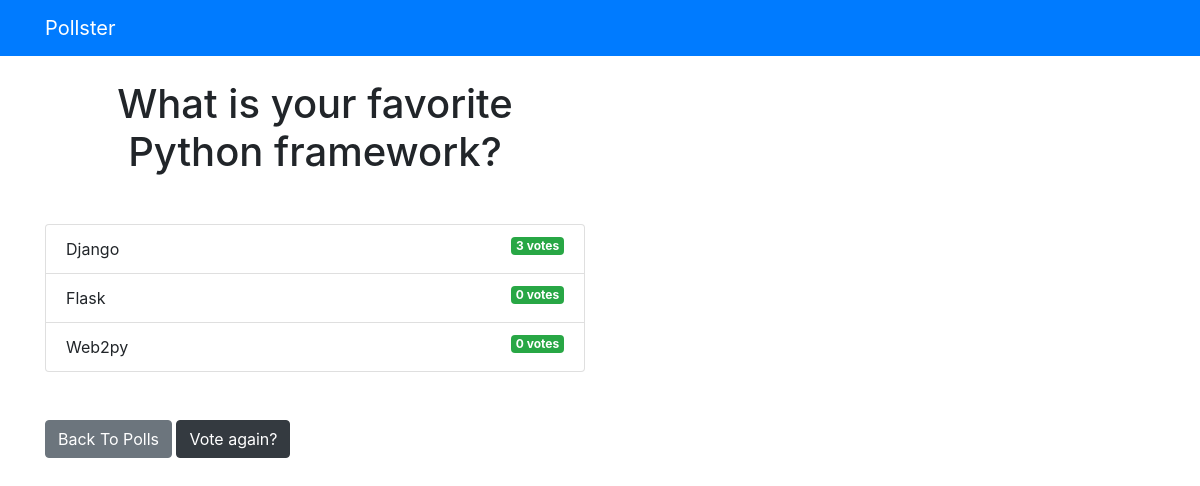
/polls/1/results/, run on an earlier commit of the app's database.
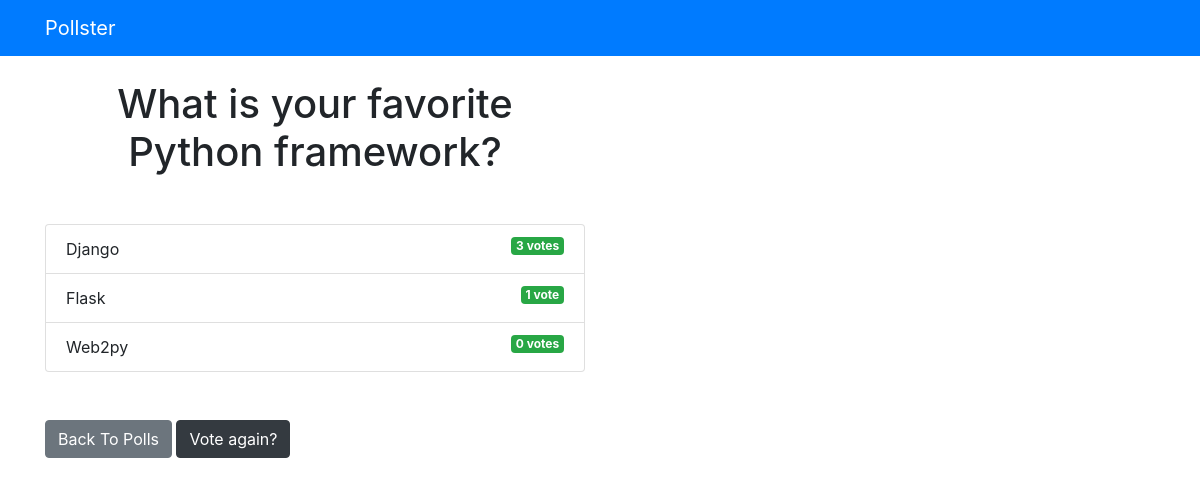
And on a later commit of the database.
### polls/models.py (models this page shows, shortened)
class Choice(models.Model):
  question = models.ForeignKey(Question, on_delete=models.CASCADE)
  choice_text = models.CharField(max_length=200)
  votes = models.IntegerField(default=0)

### polls/views.py (the view)
# urls.py: path('<int:question_id>/results/', views.results, name='results'),
def results(request, question_id):
  question = get_object_or_404(Question, pk=question_id)
  return render(request, 'polls/results.html', { 'question': question })

### templates/polls/results.html
{% extends 'base.html' %}
{% block content %}
<h1 class="mb-5 text-center">{{ question.question_text }}</h1>
<ul class="list-group mb-5">
  {% for choice in question.choice_set.all %}
  <li class="list-group-item">
    {{ choice.choice_text }} <span class="badge badge-success float-right">{{ choice.votes }}
      vote{{ choice.votes | pluralize }}</span>
  </li>
  {% endfor %}
</ul>
<a class="btn btn-secondary" href="{% url 'polls:index' %}">Back To Polls</a>
<a class="btn btn-dark" href="{% url 'polls:detail' question.id %}">Vote again?</a>
{% endblock %}

What changed in the data, as far as the page shows it:
changed Choice "Flask": votes "0" → "1"; votes|pluralize "s" → (not shown)
